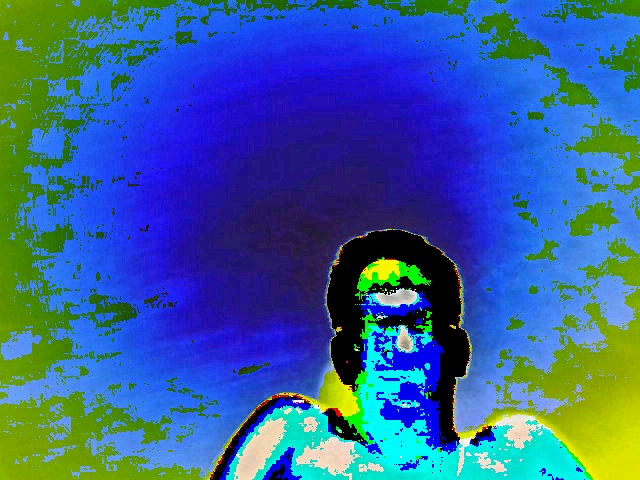
#> input picture Real-time-video-Dehazing/dehazed_image.jpg, 640 x 480 px
$ python haze_removal.py dehazed_image.jpg
#> lines starting #> are read from the running program, lines starting #| are printed output that depends on the picture; long printed decimals are rounded
import PIL.Image as Image
import cv2
import numpy as np
import time
import os
from gf import guided_filter
from numba import jit, prange
import matplotlib.pyplot as plt
import sys

class HazeRemoval(object):
    def __init__(self, omega=0.95, t0=0.1, radius=7, r=20, eps=0.001):
        self.src = None
        self.dst = None
        self.rows = 0
        self.cols = 0
        self.omega = omega
        self.t0 = t0
        self.radius = radius
        self.r = r
        self.eps = eps

    def set_image(self, image):
        """Sets the image for processing and initializes the image dimensions."""
        self.src = image
        self.rows, self.cols, _ = self.src.shape  # Set the rows and cols based on the image size
        self.dst = np.zeros_like(self.src)  # Initialize destination image

    def get_air_light(self):
        # Now self.rows and self.cols are initialized, so this method should work fine
        num = int(self.rows * self.cols * 0.001)
        # Continue with the rest of the method as usual
    def downsample_image(self, factor=0.2):
        """ Downsample the image and transmission map to speed up processing. """
        height, width = self.src.shape[:2]
        new_size = (int(width * factor), int(height * factor))
        self.src_downsampled = cv2.resize(self.src, new_size)
        self.tran_downsampled = cv2.resize(self.tran, new_size, interpolation=cv2.INTER_LINEAR)

    def process(self, image_path):
        img = cv2.imread(image_path)
        if img is None:
            raise ValueError("Error loading image. Ensure the file exists and is a valid image.")

        self.src = img / 255.0  # Normalize image
        self.tran = np.zeros_like(self.src)  # Placeholder for transmission map

        # Downsample image safely
        self.downsample_image(factor=0.2)

        # Proceed with haze removal steps...
        self.guided_filter_opencv(r=60, eps=0.001)
        self.show()

    def enhance_visibility(self, alpha=1.3, beta=10):
        """Enhances the contrast and brightness of the dehazed image."""
        self.dst = cv2.convertScaleAbs(self.dst, alpha=alpha, beta=beta)


    def open_image(self, img_path):
#> called with img_path = 'dehazed_image.jpg'
        print(f"Opening image: {img_path}")
        self.img_path = img_path  # ✅ Store file path
        img = Image.open(img_path)
#> img is the input picture: PIL image 640x480 RGB; mean R, G, B 53.2, 94.4, 153.4

        # Convert image to RGB if it's grayscale
        self.src = np.array(img).astype(np.float64) / 255.

        # Check if the image is grayscale or color
        if len(self.src.shape) == 2:  # Grayscale
            self.src = np.repeat(self.src[:, :, np.newaxis], 3, axis=2)  # Convert to 3 channels
            print("Converted grayscale to RGB.")

        self.rows, self.cols, _ = self.src.shape
#> self.rows = 480; self.cols = 640
        self.dark = np.zeros((self.rows, self.cols), dtype=np.float64)
        self.Alight = np.zeros(3, dtype=np.float64)
        self.tran = np.zeros((self.rows, self.cols), dtype=np.float64)
        self.dst = np.zeros_like(self.src, dtype=np.float64)


    def get_dark_channel(self, radius=7):
#> called with radius = 7
        print("Starting to compute dark channel prior...")
        start = time.time()
        tmp = self.src.min(axis=2)
        kernel = np.ones((radius*2 + 1, radius*2 + 1))
        self.dark = cv2.erode(tmp, kernel)
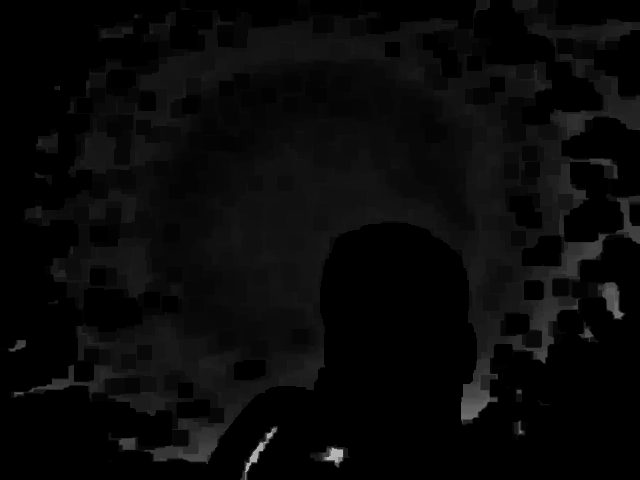
#> self.dark: shape (480, 640) float64; min 0, max 0.718, mean 0.0347
        print("Dark channel computation time:", time.time() - start)

    def get_air_light(self):
        print("Starting air light estimation...")
        start = time.time()

        num = max(10, int(self.rows * self.cols * 0.001))  # Ensure at least 10 pixels
#> num = 307
        flat = np.sort(self.dark.flatten())[-num:]  # Get brightest dark pixels
#> flat = 307 values from 0.51 to 0.718

        selected_pixels = self.src[self.dark >= flat.min()]
#> selected_pixels = 317 rows, first 8: [0.949, 0.831, 0.69], [0.945, 0.831, 0.698], [0.925, 0.835, 0.675], [0.925, 0.831, 0.682], [0.929, 0.827, 0.69], [0.929, 0.839, 0.678], [0.933, 0.843, 0.682], [0.929, 0.839, 0.678]

        if selected_pixels.size == 0:
            raise ValueError("No valid pixels found for air light estimation.")

        self.Alight = np.mean(selected_pixels[:num], axis=0)  # Improved stability
#> self.Alight = [0.935, 0.824, 0.721]
        print("Air light computed:", self.Alight)
#| Air light computed: [0.935 0.8241 0.7209]
        print("Computation time:", time.time() - start)


    def get_transmission(self, omega=0.95):
#> called with omega = 0.95
        print("Starting to compute transmission...")
        start = time.time()

        normalized_src = self.src / (self.Alight + 1e-6)  # Avoid division by zero
        self.tran = 1. - omega * np.min(normalized_src, axis=2)

        # Reduce lower bound to allow darker areas to remain
        self.tran = np.clip(self.tran, 0.1, 1)  # Lowered from 0.2 to 0.1
        print("Transmission computed with improved minimum threshold")
        print("Transmission computation time:", time.time() - start)


    def guided_filter_opencv(self, r=60, eps=0.001):
#> called with r = 60, eps = 0.001
        print("Starting to compute guided filter transmission using OpenCV...")
        start = time.time()

        # Apply OpenCV's optimized guided filter for better performance
        self.gtran = cv2.ximgproc.guidedFilter(self.src.astype(np.float32),
                                            self.tran.astype(np.float32),
                                            r, eps)
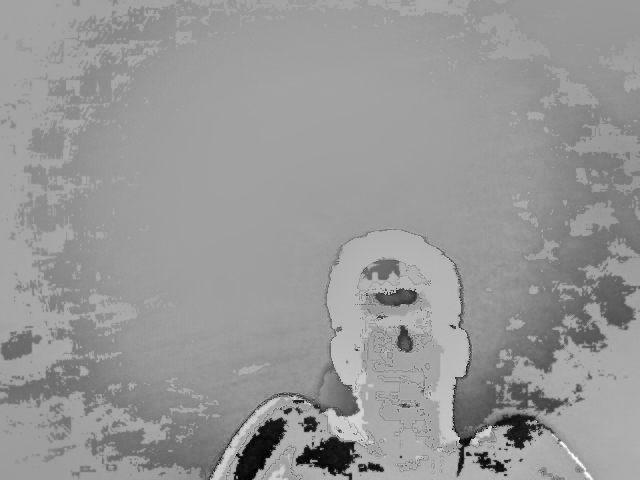
#> self.gtran: shape (480, 640) float32; min 0.101, max 1.39, mean 0.867; drawn with min black and max white
        print("Guided filter time:", time.time() - start)

    def recover(self, t0=0.1, gamma=1.2, saturation_scale=1.2):
#> called with t0 = 0.1, gamma = 1.2, saturation_scale = 1.2
        print("Starting recovery process...")
        start = time.time()

        self.gtran = np.maximum(self.gtran, t0)

        # Reduce air light impact to prevent excessive brightness
        adjusted_A = self.Alight * 0.85  # Adjust air light contribution
#> adjusted_A = [0.795, 0.7, 0.613]
        t = self.gtran[:, :, np.newaxis]
        self.dst = (self.src - adjusted_A) / t + adjusted_A
        self.dst = np.clip(self.dst, 0, 1)
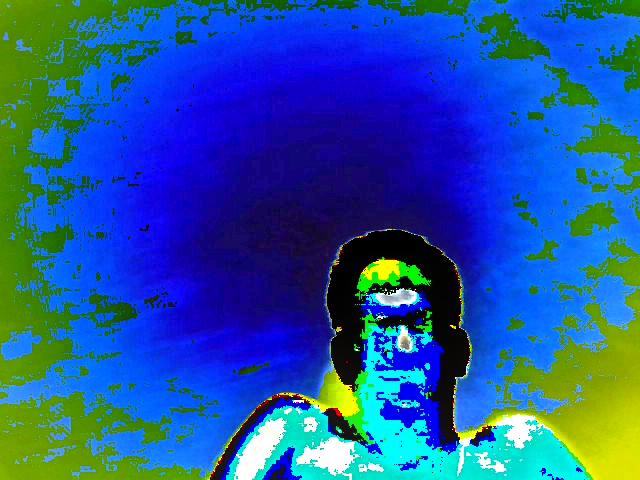
#> self.dst: shape (480, 640, 3) float64; mean R, G, B 0.131, 0.333, 0.619

        # Dynamic gamma adjustment based on image brightness
        avg_brightness = np.mean(self.dst)
#> avg_brightness = 0.361
        gamma = 1.5 if avg_brightness < 0.3 else 1.2
#> gamma = 1.2

        # Optimized gamma correction using LUT
        look_up_table = np.array([(i / 255.0) ** (1 / gamma) * 255 for i in range(256)], dtype=np.uint8)
#> look_up_table = 256 values from 0 to 255
        self.dst = cv2.LUT((self.dst * 255).astype(np.uint8), look_up_table)

        # Adjust saturation
        hsv = cv2.cvtColor(self.dst, cv2.COLOR_RGB2HSV).astype(np.float32)
        hsv[:, :, 1] *= saturation_scale
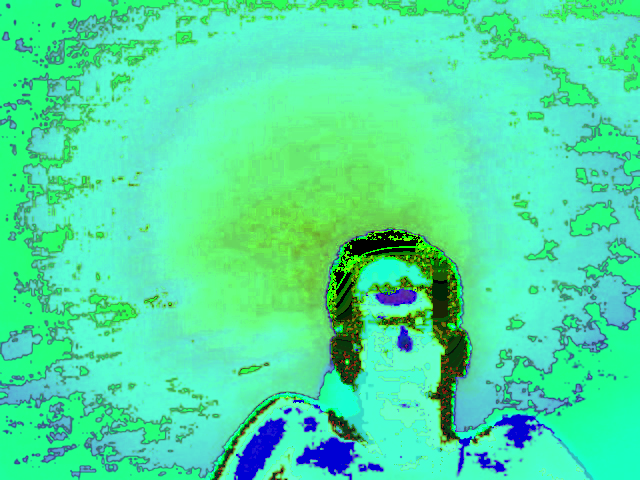
#> hsv: shape (480, 640, 3) float32; mean R, G, B 93.4, 271.1, 194.8; drawn with min black and max white
        hsv[:, :, 1] = np.clip(hsv[:, :, 1], 0, 255)
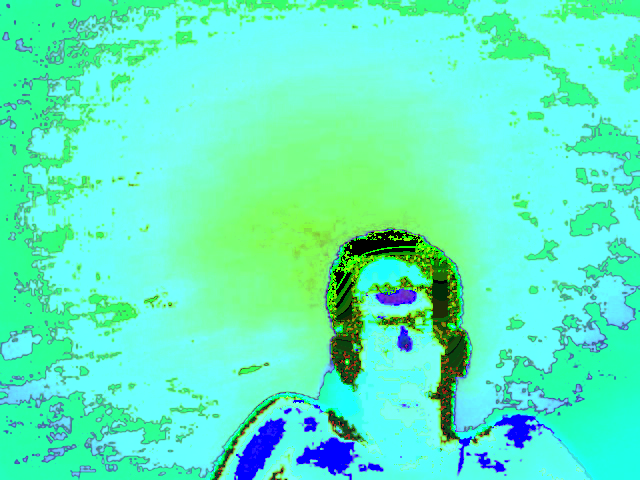
#> hsv: shape (480, 640, 3) float32; mean R, G, B 93.4, 240, 194.8
        self.dst = cv2.cvtColor(hsv.astype(np.uint8), cv2.COLOR_HSV2RGB)
#> in enhance_visibility, `self.dst = cv2.convertScaleAbs(self.dst, alpha=alpha, beta=beta)`:
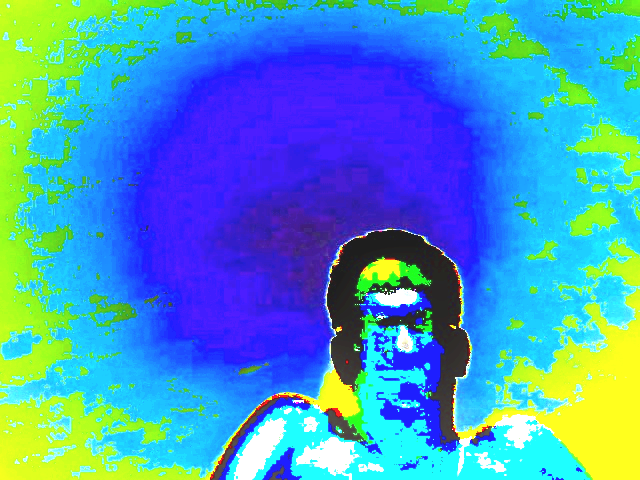
#> self.dst: shape (480, 640, 3); mean R, G, B 72.8, 148.7, 196.2

        print("Recovery completed in", time.time() - start, "seconds")


    def show(self):
        dehazed_dir = os.path.join(os.path.dirname(__file__), "dehazed")
        if not os.path.exists(dehazed_dir):
            os.makedirs(dehazed_dir)

        # Save the final image (in RGB order: BGR to RGB)
        cv2.imwrite(os.path.join(dehazed_dir, "dst.jpg"), self.dst[:, :, (2, 1, 0)])

        # Save intermediary images for inspection (optional)
        cv2.imwrite("img/src.jpg", (self.src * 255).astype(np.uint8)[:, :, (2, 1, 0)])
        cv2.imwrite("img/dark.jpg", (self.dark * 255).astype(np.uint8))
        cv2.imwrite("img/tran.jpg", (self.tran * 255).astype(np.uint8))
        cv2.imwrite("img/gtran.jpg", (self.gtran * 255).astype(np.uint8))
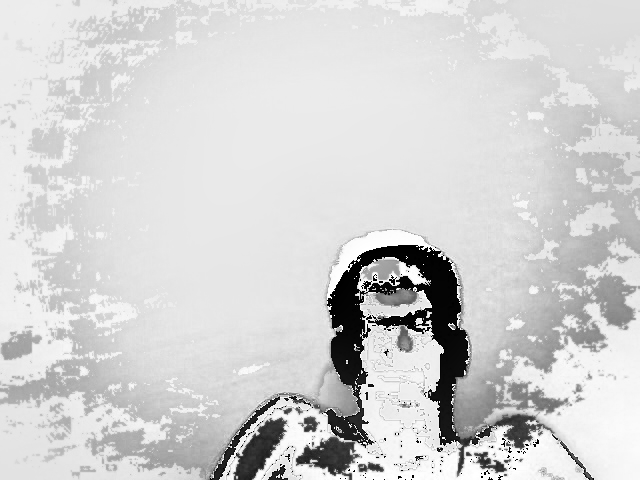
#> saved as gtran.jpg: shape (480, 640); min 0, max 255, mean 210.2
        cv2.imwrite("img/dst.jpg", self.dst[:, :, (2, 1, 0)])

        # Use self.img_path for saving the image with its original name
        im_path = self.img_path
        im_name_ext = os.path.basename(im_path)
        im_name, im_ext = os.path.splitext(im_name_ext)

        cv2.imwrite(f"./dehazed-new/{im_name}_dehazed{im_ext}", self.dst)

if __name__ == '__main__':
    print('Starting haze removal...')

    # Record the start time
    start_time = time.time()

    hr = HazeRemoval()
    hr.open_image(sys.argv[1])
    hr.get_dark_channel()
    hr.get_air_light()
    hr.get_transmission()
    hr.guided_filter_opencv(r=60, eps=0.001)  # Use the correct method
    hr.recover()
    hr.enhance_visibility(alpha=1.5, beta=30)
    hr.show()

    # Record the end time
    end_time = time.time()

    # Calculate the total time taken
    total_time = end_time - start_time
    print(f"Haze removal completed. Total time taken: {total_time:.4f} seconds.")

$ run again, on Real-time-video-Dehazing/canon3_rev.jpg
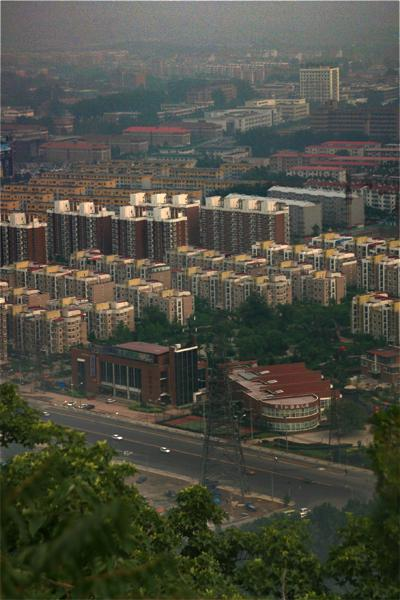
#> input picture Real-time-video-Dehazing/canon3_rev.jpg, 400 x 600 px
#> in open_image, img is the input picture: PIL image 400x600 RGB; mean R, G, B 76.6, 77.3, 65.8
#> flat = 240 values from 0.502 to 0.514
#> selected_pixels = 492 rows, first 8: [0.784, 0.78, 0.804], [0.753, 0.749, 0.78], [0.773, 0.769, 0.8], [0.78, 0.776, 0.808], [0.776, 0.773, 0.804], [0.776, 0.773, 0.796], [0.788, 0.784, 0.808], [0.78, 0.776, 0.8]
#> self.Alight = [0.607, 0.604, 0.612]
#| Air light computed: [0.6075 0.6041 0.6116]
#> in guided_filter_opencv, `self.gtran = cv2.ximgproc.guidedFilter(self.src.astype(np.float32), se..`:
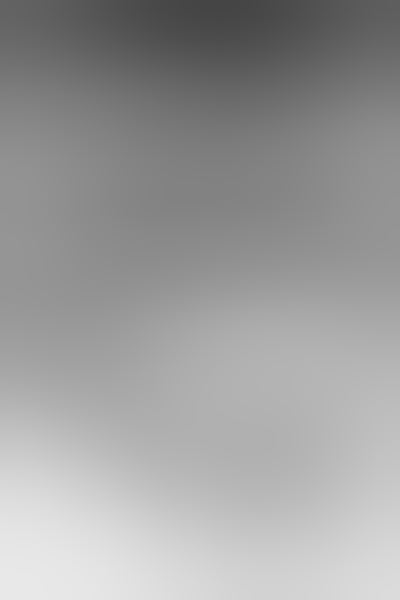
#> self.gtran: shape (600, 400) float32; min 0.271, max 0.912, mean 0.615
#> adjusted_A = [0.516, 0.513, 0.52]
#> avg_brightness = 0.172
#> gamma = 1.5
#> look_up_table = 256 values from 0 to 255
#> in enhance_visibility, `self.dst = cv2.convertScaleAbs(self.dst, alpha=alpha, beta=beta)`:
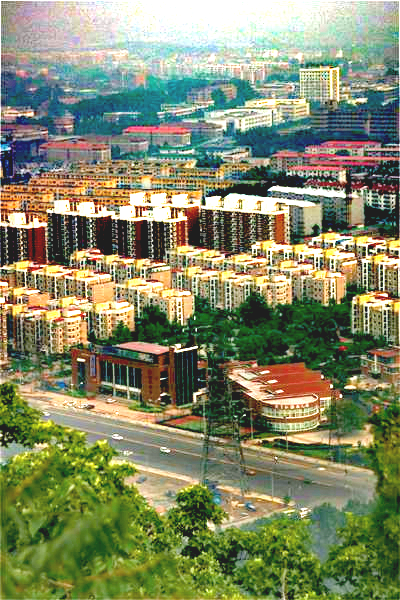
#> self.dst: shape (600, 400, 3); mean R, G, B 131.1, 137.7, 103.4

$ run again, on Real-time-video-Dehazing/images.jpg
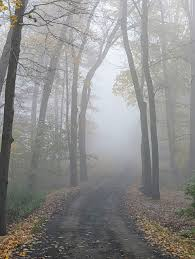
#> input picture Real-time-video-Dehazing/images.jpg, 195 x 259 px
#> in open_image, img is the input picture: PIL image 195x259 RGB; mean R, G, B 141.1, 140.7, 139.5
#> flat = 50 values from 0.827 to 0.863
#> selected_pixels = 56 rows, first 8: [0.922, 0.933, 0.961], [0.922, 0.933, 0.961], [0.922, 0.933, 0.961], [0.922, 0.933, 0.961], [0.91, 0.922, 0.949], [0.91, 0.922, 0.949], [0.91, 0.922, 0.949], [0.91, 0.922, 0.949]
#> self.Alight = [0.889, 0.907, 0.938]
#| Air light computed: [0.8892 0.9075 0.9376]
#> adjusted_A = [0.756, 0.771, 0.797]
#> avg_brightness = 0.343
#> gamma = 1.2
#> look_up_table = 256 values from 0 to 255
#> in enhance_visibility, `self.dst = cv2.convertScaleAbs(self.dst, alpha=alpha, beta=beta)`:
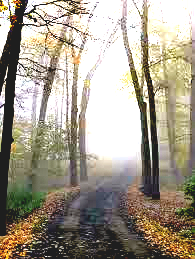
#> self.dst: shape (259, 195, 3); mean R, G, B 162.9, 155, 139.5
